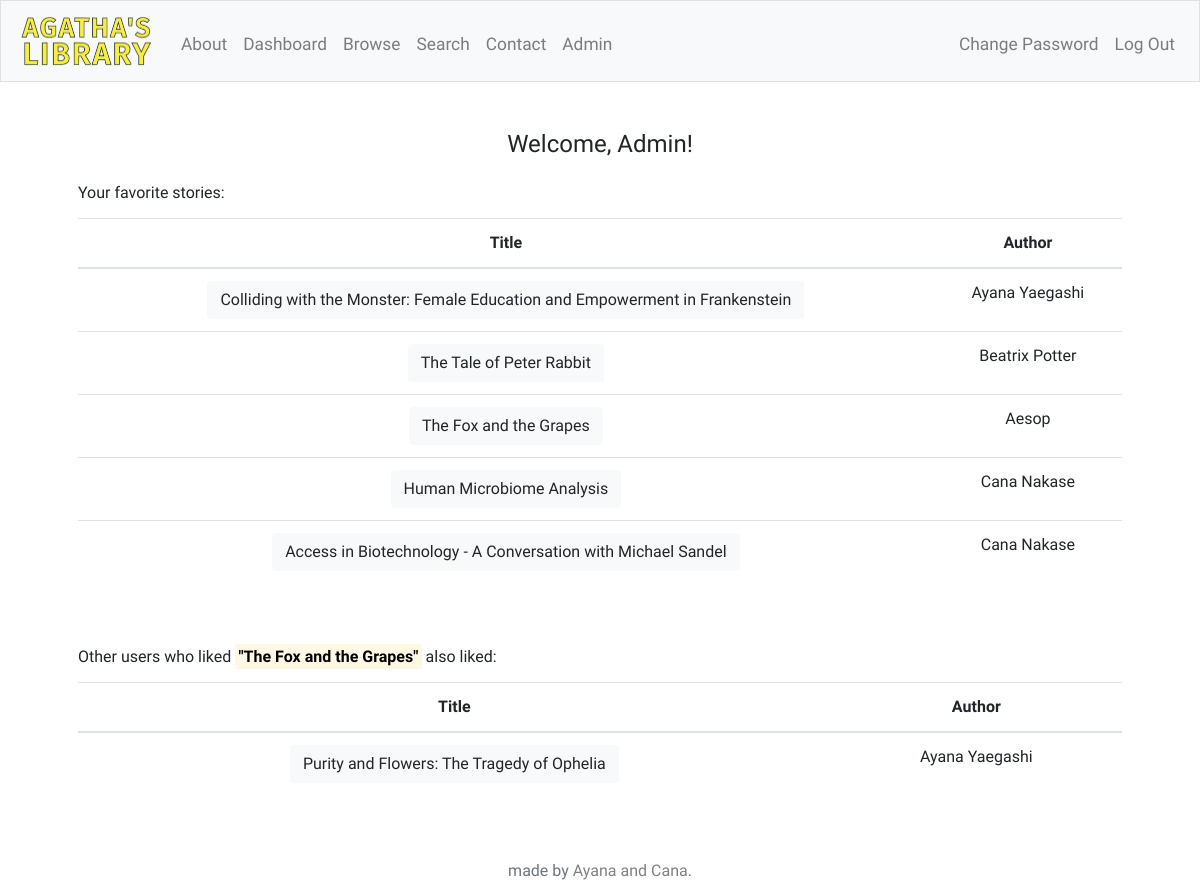
Screenshot of /user (signed in) with the database file from the repository.
### tables this page shows
CREATE TABLE 'stories' ('story_id' INTEGER PRIMARY KEY AUTOINCREMENT NOT NULL, 'title' TEXT, 'story' TEXT,'clicks' INTEGER, 'finished' INTEGER, 'author_id' INTEGER, FOREIGN KEY('author_id') REFERENCES 'authors'('author_id'));

CREATE TABLE 'authors'('author_id' INTEGER PRIMARY KEY AUTOINCREMENT NOT NULL, 'name' TEXT, first_name[text], last_name[TEXT]);

### application.py (the view)
@app.route("/user")
@login_required
def user():
    fav_stories = db.execute("SELECT stories.story_id, stories.title, authors.name FROM stories JOIN authors ON stories.author_id = authors.author_id WHERE story_id IN (SELECT story_id FROM favorites WHERE user_id=:user_id);", user_id=session["user_id"])
    if len(fav_stories) != 0:
        have_favorites = True
        num = random.randint(0, len(fav_stories)-1)
        rand_story_id = fav_stories[num]["story_id"]
        rand_story_title = db.execute("SELECT title FROM stories WHERE story_id=:story_id;", story_id=rand_story_id)
        total_recs = db.execute("SELECT stories.story_id, stories.title, authors.name FROM stories JOIN authors ON stories.author_id = authors.author_id WHERE story_id IN (SELECT DISTINCT story_id FROM favorites WHERE user_id != :user_id AND user_id IN (SELECT user_id FROM favorites WHERE story_id=:story_id));",
                        user_id=session["user_id"], story_id=rand_story_id)
        recs = []
        for i in range(len(total_recs)):
            if total_recs[i] not in fav_stories:
                recs.append(total_recs[i])
        if len(recs) != 0:
            have_recs = True
        else:
            have_recs = False
        return render_template("user.html", first_name=session["first_name"], fav_stories=fav_stories, have_favorites=have_favorites, rand_story_title=rand_story_title, recs=recs, have_recs=have_recs)
    else:
        have_favorites = False
        return render_template("user.html", first_name=session["first_name"], fav_stories=fav_stories, have_favorites=have_favorites)

### application.py (called while the page is built)
@app.after_request
def after_request(response):
    response.headers["Cache-Control"] = "no-cache, no-store, must-revalidate"
    response.headers["Expires"] = 0
    response.headers["Pragma"] = "no-cache"
    return response

### helpers.py (called while the page is built)
def login_required(f):
    @wraps(f)
    def decorated_function(*args, **kwargs):
        if session.get("user_id") is None:
            return redirect("/login")
        return f(*args, **kwargs)
    return decorated_function

### templates/user.html (shortened to what this page needs)
{% extends "layout.html" %}
{% block main %}
    <h4>Welcome, {{ first_name }}!</h4>
    {% if have_favorites %}
    <div class="text-left mb-3" style="padding: 1em 0 0 0;">
        <h6>Your favorite stories:</h6>
    </div>
    <form action="/browse" method="post">
    <table class="table">
        <thead>
            <tr>
                <th>Title</th>
                <th>Author</th>
            </tr>
        </thead>
        <tbody>
            {% for story in fav_stories %}
                <tr>
                    <td><button class="btn btn-light" type="submit" name="story_id" value={{ story["story_id"] }}>{{ story["title"] }}</button></a></td>
                    <td>{{ story["name"] }}</td>
                </tr>
            {% endfor %}
        </tbody>
    </table>
    </form>
    {% if have_recs %}
    <div class="text-left mb-3" style="padding: 3em 0 0 0;">
        <h6>Other users who liked <mark><strong>"{{ rand_story_title[0]["title"] }}"</strong></mark> also liked:</h6>
    </div>
    <form action="/browse" method="post">
    <table class="table">
        <thead>
            <tr>
                <th>Title</th>
                <th>Author</th>
            </tr>
        </thead>
        <tbody>
            {% for rec in recs %}
                <tr>
                    <td><button class="btn btn-light" type="submit" name="story_id" value={{ rec["story_id"] }}>{{ rec["title"] }}</button></a></td>
                    <td>{{ rec["name"] }}</td>
                </tr>
            {% endfor %}
        </tbody>
    </table>
    </form>
    {% endif %}
    {% else %}
    <p>You don't have any favorite stories yet.</p>
    <a href="/browse"><button class="btn btn-outline-dark" type="submit">Browse!</button></a>
    {% endif %}
{% endblock %}

### static/styles.css (style rules this page uses)
body { font-family: 'Amiri'; }

### rows the page displays
stories: {{ story["story_id"] }} 2 (drawn), title "Colliding with the Monster: Female Education and Empowerment in Frankenstein", name "Ayana Yaegashi"
stories: {{ story["story_id"] }} 3 (drawn), title "The Tale of Peter Rabbit", name "Beatrix Potter"
stories: {{ story["story_id"] }} 4 (drawn), title "The Fox and the Grapes", name "Aesop"
stories: {{ story["story_id"] }} 6 (drawn), title "Human Microbiome Analysis", name "Cana Nakase"
stories: {{ story["story_id"] }} 7 (drawn), title "Access in Biotechnology - A Conversation with Michael Sandel", name "Cana Nakase"
stories: {{ rec["story_id"] }} 1 (drawn), title "Purity and Flowers: The Tragedy of Ophelia", name "Ayana Yaegashi"

### other values shown
{{ first_name }} "Admin"
